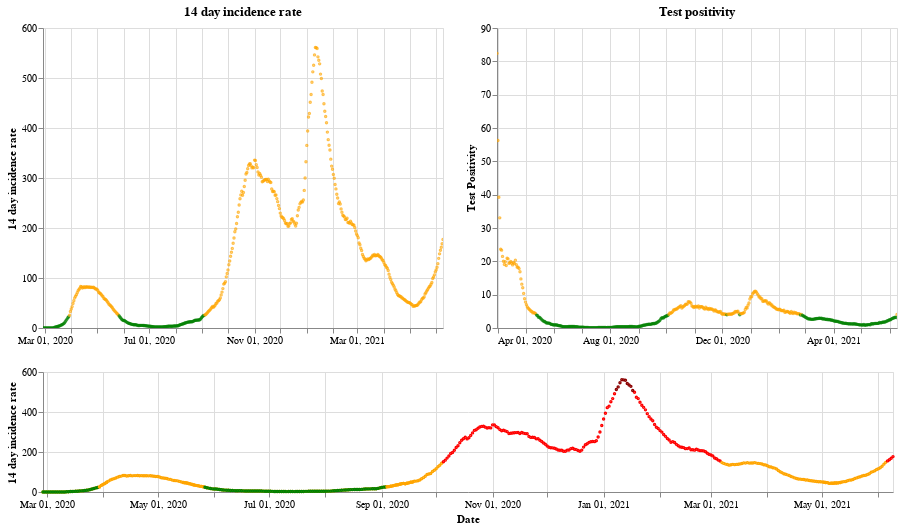

Notebook code for this chart:
### Markdown cell above
## Scotland

### Code cell
plot_traffic_light('Scotland')

### Figure 1 — Vega-Lite specification as saved in the notebook (floating-point values rounded to 4 significant figures; data arrays with more than 128 entries replaced by an {"elided": "..."} marker saying what was removed)
{"config": {"view": {"continuousWidth": 400, "continuousHeight": 300}}, "vconcat": [{"hconcat": [{"mark": {"type": "point", "size": 2}, "encoding": {"color": {"condition": {"value": "green", "test": "(datum.twoWeeklyCasesRate <= 25)"}, "value": "orange"}, "tooltip": [{"type": "nominal", "field": "areaName"}, {"type": "temporal", "field": "date"}, {"type": "quantitative", "field": "twoWeeklyCasesRate"}, {"type": "quantitative", "field": "testPositivity"}], "x": {"type": "temporal", "axis": {"title": ""}, "field": "date", "scale": {"domain": {"selection": "DateBrush"}}, "timeUnit": "yearmonthdate"}, "y": {"type": "quantitative", "axis": {"title": "14 day incidence rate"}, "field": "twoWeeklyCasesRate"}}, "title": "14 day incidence rate", "width": 400}, {"mark": {"type": "point", "size": 2}, "encoding": {"color": {"condition": {"value": "green", "test": "(datum.testPositivity <= 4)"}, "value": "orange"}, "tooltip": [{"type": "nominal", "field": "areaName"}, {"type": "temporal", "field": "date"}, {"type": "quantitative", "field": "twoWeeklyCasesRate"}, {"type": "quantitative", "field": "testPositivity"}], "x": {"type": "temporal", "axis": {"title": ""}, "field": "date", "scale": {"domain": {"selection": "DateBrush"}}, "timeUnit": "yearmonthdate"}, "y": {"type": "quantitative", "axis": {"title": "Test Positivity"}, "field": "testPositivity"}}, "title": "Test positivity", "width": 400}]}, {"layer": [{"mark": {"type": "point", "size": 2}, "encoding": {"color": {"condition": {"value": "orange", "test": "((50 && datum.twoWeeklyCasesRate) < 150)"}, "value": "red"}, "opacity": {"condition": {"value": 1, "test": "((50 && datum.twoWeeklyCasesRate) < 500)"}, "value": 0}, "tooltip": [{"type": "nominal", "field": "areaName"}, {"type": "temporal", "field": "date"}, {"type": "quantitative", "field": "twoWeeklyCasesRate"}, {"type": "quantitative", "field": "testPositivity"}], "x": {"type": "temporal", "axis": {"title": "Date"}, "field": "date", "timeUnit": "yearmonthdate"}, "y": {"type": "quantitative", "axis": {"title": "14 day incidence rate"}, "field": "twoWeeklyCasesRate"}}, "selection": {"DateBrush": {"type": "interval", "encodings": ["x"], "fields": ["Time"]}}, "width": 850}, {"mark": {"type": "point", "size": 2}, "encoding": {"color": {"value": "darkred"}, "opacity": {"condition": {"value": 1, "test": "(datum.twoWeeklyCasesRate >= 500)"}, "value": 0}, "tooltip": [{"type": "nominal", "field": "areaName"}, {"type": "temporal", "field": "date"}, {"type": "quantitative", "field": "twoWeeklyCasesRate"}, {"type": "quantitative", "field": "testPositivity"}], "x": {"type": "temporal", "axis": {"title": "Date"}, "field": "date", "timeUnit": "yearmonthdate"}, "y": {"type": "quantitative", "axis": {"title": "14 day incidence rate"}, "field": "twoWeeklyCasesRate"}}, "width": 400}, {"mark": {"type": "point", "size": 2}, "encoding": {"color": {"condition": {"value": "green", "test": "((4 && datum.twoWeeklyCasesRate) < 25)"}, "value": "orange"}, "opacity": {"condition": {"value": 1, "test": "(datum.twoWeeklyCasesRate < 50)"}, "value": 0}, "tooltip": [{"type": "nominal", "field": "areaName"}, {"type": "temporal", "field": "date"}, {"type": "quantitative", "field": "twoWeeklyCasesRate"}, {"type": "quantitative", "field": "testPositivity"}], "x": {"type": "temporal", "axis": {"title": "Date"}, "field": "date", "timeUnit": "yearmonthdate"}, "y": {"type": "quantitative", "axis": {"title": "14 day incidence rate"}, "field": "twoWeeklyCasesRate"}}, "width": 400}], "height": 120, "width": 800}], "data": {"name": "data-457ac128be3969d804780eaaec113bd2"}, "$schema": "https://vega.github.io/schema/vega-lite/v4.8.1.json", "datasets": {"data-457ac128be3969d804780eaaec113bd2": {"elided": "468 records"}}}
